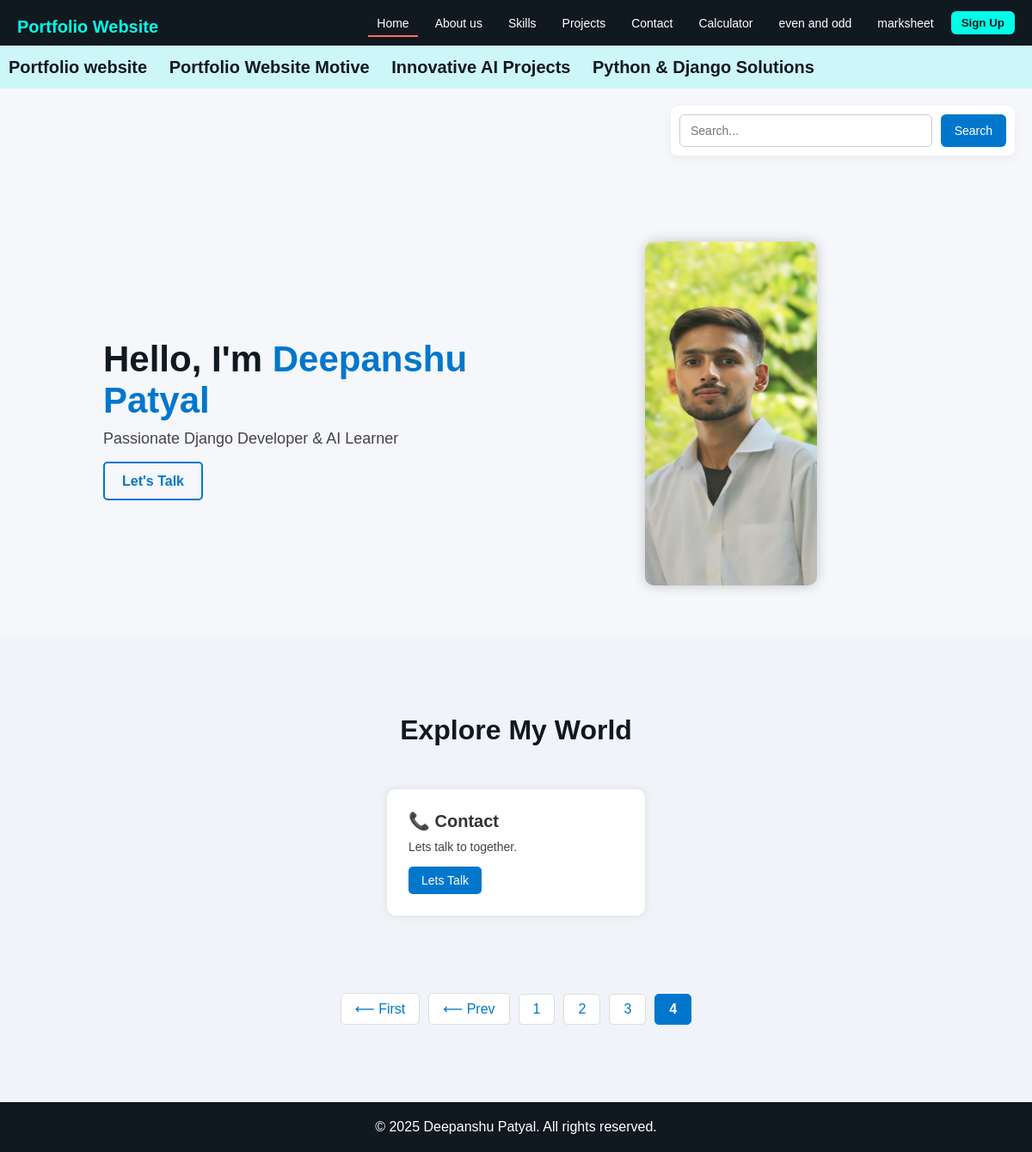
/?page=4, run on the app's committed database.
### portfolio/models.py (models this page shows)
class portfolio(models.Model):
    portfolio_title = models.CharField(max_length=100)
    portfolio_desc = HTMLField()
    portfolio_imag=models.FileField(upload_to="portfolio/",max_length=250,null=True,default=None)
    portfolio_slug = models.SlugField(unique=True, null=True, default=None)

### services/models.py (models this page shows)
class services(models.Model):
    services_icon=models.CharField(max_length=50)
    services_title=models.CharField(max_length=50)
    services_des=models.TextField()
    services_button_text = models.CharField(max_length=50)
    services_button_link = models.URLField(max_length=200)

### BharatBuilds/views.py (the view)
# urls.py: 2. Add a URL to urlpatterns:  path('', views.home, name='home')
def home(request):
    portfolioData=portfolio.objects.all()
    servicesData=services.objects.all().order_by('id')
    paginator=Paginator(servicesData,1)
    page_number=request.GET.get('page')
    service=paginator.get_page(page_number)
    totalpage= service.paginator.num_pages
    if request.method=="GET":
        st=request.GET.get('search')
        if st!=None:
            servicesData=services.objects.filter(services_title__icontains=st)
    data={
        'servicesData':service,
        'portfolioData':portfolioData,
        'lastpage': totalpage,
        'totalpagelist':[n+1 for n in range(totalpage)]
    }
    return render(request,"index.html",data)

### templates/index.html (shortened to what this page needs)
{% extends 'base.html' %}
{% block content %}
{% load static %}
<section class="marq" style="  background-color: rgba(11, 252, 248, 0.15); /* This is already yours */
  padding: 15px 10px;
  width: 100%;
  font-size: 20px;
  font-weight: 700;
  border-bottom: none;
  line-height: 1;">
  <marquee onmouseover="stop()" onmouseout="start()"style=" margin: 0;
  padding: 0px;
  border: none;
  background: transparent;
  line-height: 1;
  display: block;">
    {% for portfolio in portfolioData %}
      <a href="/portfoliodetails/{{portfolio.portfolio_slug}}">{{ portfolio.portfolio_title }}</a>
    {% endfor %}
  </marquee>
</section>
<section class="search-bar" >
  <form method="get" class="seo" >
    <input type="text" name="search" placeholder="Search..." />
    <button type="submit" >Search</button>
  </form>
</section>
<section class="home" style="padding: 60px 10%;
  background-color: #f5f7fa;
  width: 100%;
  display: flex;
  justify-content: center;">
  <div class="hero" style="display: flex;
  justify-content: space-between;
  align-items: center;
  flex-wrap: wrap;
  gap: 40px;
  max-width: 1200px;
  width: 100%;">
    <div class="hero-text">
      <h1>Hello, I'm <span>Deepanshu Patyal</span></h1>
      <p>Passionate Django Developer & AI Learner</p>
      <div class="hero-buttons">
        <a href="/contact" class="btn-secondary">Let's Talk</a>
      </div>
    </div>
    <div class="hero-img" >
      <img src="{% static 'deepanshu.jpg' %}" alt="Deepanshu Patyal" style="flex: 1;
  min-width: 80px;
  max-width: 200px;
  height:400px;
  display: flex;
  justify-content: center;"/>
    </div>
  </div>
</section>
<section class="home-highlights" id="cards">
  <h2>Explore My World</h2>
  <div class="highlight-cards">
    {% for n in servicesData %}
      <div class="card">
        <h3>{{n.services_icon}} {{n.services_title}}</h3>
        <p>{{n.services_des | capfirst}}</p>
        <a href="{{ n.services_button_link }}" class="card-btn">
          {{ n.services_button_text }}
        </a>
      </div>
    {% empty %}
      <h1 style="background: skyblue">NO Data Found</h1>
    {% endfor %}
  </div>
</section>
<div class="pages" style="margin-top: 20px; text-align: center;">
  {% if servicesData.number != 1 %}
  <a href="?page=1" class="scroll-to-cards">⟵ First</a>
{% endif %}
  {% if servicesData.has_previous %}
    <a href="?page={{ servicesData.previous_page_number }}" class="scroll-to-cards">⟵ Prev</a>
  {% endif %}
 {% for n in totalpagelist %}
  <a class="page-link {% if servicesData.number == n %}active-page{% endif %}" href="?page={{n}}">{{n}}</a>
{% endfor %}
</div>
{% endblock %}

### static/index.css (style rules this page uses)
* { box-sizing: border-box; }
body, html { overflow-x: hidden; max-width: 100vw; }
.marq { background-color: rgba(252, 224, 11, 0.15); padding: 8px 10px; width: 100%; font-size: 16px; font-weight: 500; }
.marq a { color: #101820; text-decoration: none; margin-right: 20px; }
.home { padding: 60px 10%; background-color: #f5f7fa; }
.hero { display: flex; justify-content: space-between; align-items: center; flex-wrap: wrap; gap: 40px; }
.hero-text { flex: 1; min-width: 280px; }
.hero-text h1 { font-size: 42px; margin-bottom: 10px; color: #101820; }
.hero-text h1 span { color: #0077cc; }
.hero-text p { font-size: 18px; color: #444; margin-bottom: 30px; }
.hero-buttons a { text-decoration: none; padding: 12px 20px; margin-right: 10px; border-radius: 5px; font-weight: bold; transition: 0.3s; }
.btn-secondary { background-color: transparent; color: #0077cc; border: 2px solid #0077cc; }
.hero-img { flex: 1; min-width: 280px; max-width: 500px; display: flex; justify-content: center; }
.hero-img img { width: 100%; height: auto; border-radius: 10px; box-shadow: 0 0 15px rgba(0, 0, 0, 0.2); }
.home-highlights { padding: 50px 10%; text-align: center; margin-top: 40px; }
.home-highlights h2 { font-size: 32px; margin-bottom: 40px; color: #101820; }
.highlight-cards { display: flex; flex-wrap: wrap; justify-content: center; gap: 30px; }
.card { background: #fff; padding: 25px; border-radius: 10px; width: 100%; max-width: 300px; box-shadow: 0 0 10px rgba(0, 0, 0, 0.1); text-align: left; }
.card h3 { font-size: 20px; margin-bottom: 10px; }
.card p { font-size: 14px; margin-bottom: 15px; color: #444; }
.card-btn { display: inline-block; padding: 8px 15px; background-color: #0077cc; color: white; text-decoration: none; border-radius: 5px; font-size: 14px; }
.pages { display: flex; flex-wrap: wrap; justify-content: center; align-items: center; gap: 10px; padding: 20px 0; margin-top: 20px; }
.pages a { color: #0077cc; background-color: #fff; border: 1px solid #ddd; padding: 8px 16px; text-decoration: none; border-radius: 5px; font-weight: 500; transition: all 0.3s ease; }
.pages .page-link { min-width: 36px; text-align: center; }
.pages .active-page { background-color: #0077cc; color: #fff; border-color: #0077cc; font-weight: bold; }
.search-bar { display: flex; justify-content: flex-end; padding: 10px 20px; background-color: #f5f7fa; }
.seo { display: flex; gap: 8px; width: 280px; background-color: white; padding: 5px; border-radius: 6px; box-shadow: 0 2px 5px rgba(0, 0, 0, 0.05); }
.seo input[type="text"] { flex: 1; padding: 8px; font-size: 14px; border: 1px solid #ccc; border-radius: 4px; }
.seo button { padding: 8px 14px; font-size: 14px; background-color: #0077cc; color: white; border: none; border-radius: 4px; cursor: pointer; transition: background 0.3s ease; }

### static/style1.css (style rules this page uses)
* { margin: 0; padding: 0; box-sizing: border-box; }
div { margin-top: 10px; }

### static/style3.css (style rules this page uses)
html, body { height: 100%; margin: 0; padding: 0; display: flex; flex-direction: column; }

### static/responsive.css (style rules this page uses)
* { margin: 0; padding: 0; box-sizing: border-box; }
body, html { width: 100%; overflow-x: hidden; font-family: 'Poppins', sans-serif; }

### templates/index.html (style rules this page uses)
.search-bar { display: flex; justify-content: right; align-items: center; padding: 20px ; background-color: #f5f7fa; }
.seo { display: flex; gap: 10px; width: 100%; max-width: 400px; background-color: white; padding: 10px; border-radius: 8px; box-shadow: 0 4px 12px rgba(0, 0, 0, 0.05); }
.seo input[type="text"] { flex: 1; padding: 10px 12px; font-size: 14px; border: 1px solid #ccc; border-radius: 6px; outline: none; transition: border-color 0.3s ease; }
.seo button { padding: 10px 16px; font-size: 14px; background-color: #0077cc; color: white; border: none; border-radius: 6px; cursor: pointer; transition: background-color 0.3s ease; }

### data on the page
portfolio: portfolio_title "Portfolio website"
portfolio: portfolio_title "Portfolio Website Motive"
portfolio: portfolio_title "Innovative AI Projects"
portfolio: portfolio_title "Python & Django Solutions"
services: services_icon "📞", services_title "Contact", services_des "Lets talk to together.", services_button_text "Lets Talk"

### other printed values
{{ n }} "1" "2" "3" "4"
